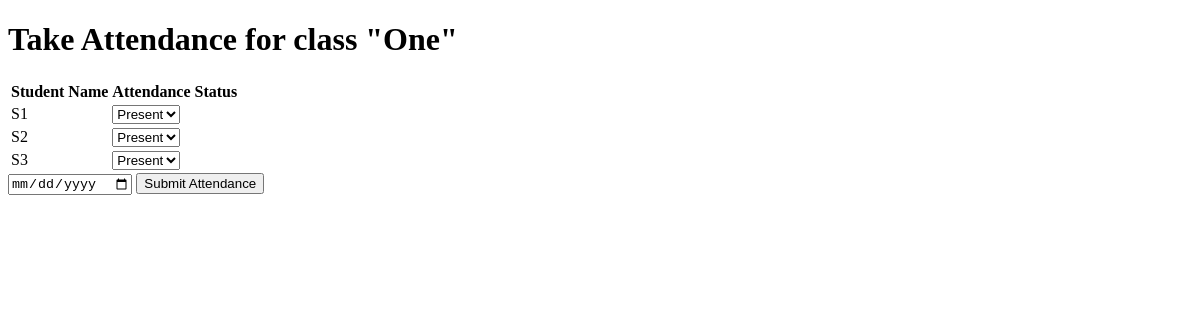
/students_attendance/1, run on an earlier commit of the app's database.
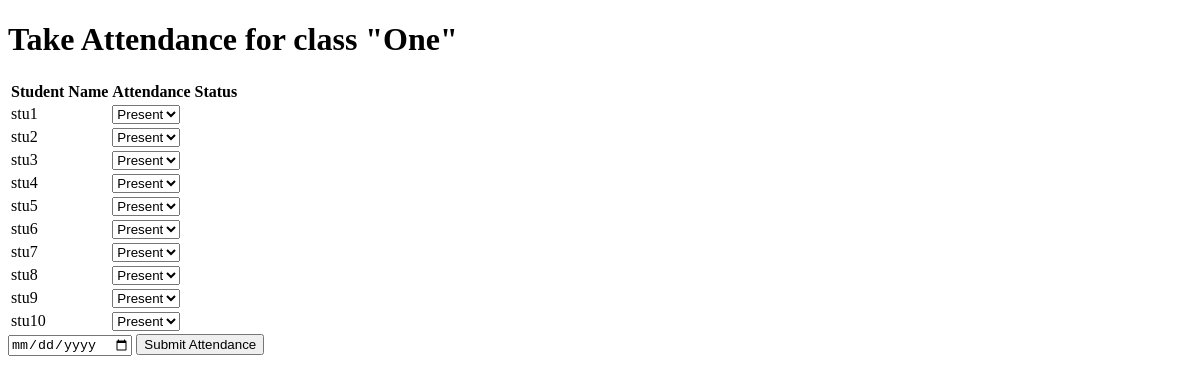
And on a later commit of the database.
### student/models.py (models this page shows, shortened)
class Student(models.Model):
    user = models.OneToOneField(CustomUser,on_delete=models.CASCADE)
    name = models.CharField(max_length=255)
    which_class = models.ForeignKey(Class,on_delete=models.CASCADE,blank=True)

### student/views.py (the view)
# urls.py: path('students_attendance/<int:class_id>',students_attendance,name="students-attendance"),
def students_attendance(request,class_id):
    class_obj = Class.objects.get(id=class_id)
    students = Student.objects.filter(which_class=class_obj)
    if request.method == "POST":
        for student in students:
            status = request.POST.get(f'student_{student.id}')
            date = request.POST.get('date')
            Attendance.objects.create(student=student,status=status,date=date)
    return render(request,'attendance.html',{'students':students,'class':class_obj})

### template/attendance.html (shortened to what this page needs)
<!DOCTYPE html>
<html>
<head>
</head>
<body>
    <h1>Take Attendance for class "{{ class.class_name }}"</h1>
    <form method="post">
        <table>
            <thead>
                <tr>
                    <th>Student Name</th>
                    <th>Attendance Status</th>
                </tr>
            </thead>
            <tbody>
                {% for student in students %}
                <tr>
                    <td>{{ student.name }}</td>
                    <td>
                        <select name="student_{{student.id}}">
                            <option value="Present" selected>Present</option>
                          </select>
                    </td>
                </tr>
                {% endfor %}
            </tbody>
        </table>
        <input type="date" name="date">
        <input type="submit" value="Submit Attendance">
    </form>
</body>
</html>

What changed in the data, as far as the page shows it:
changed Student: name "S1" → "stu1"
changed Student: name "S2" → "stu2"
changed Student: name "S3" → "stu3"
now on this page (row edited): Student: name "stu4", id "Present"
now on this page (row edited): Student: name "stu5", id "Present"
now on this page (row edited): Student: name "stu6", id "Present"
added Student: name "stu7", id "Present"
added Student: name "stu8", id "Present"
added Student: name "stu9", id "Present"
added Student: name "stu10", id "Present"
